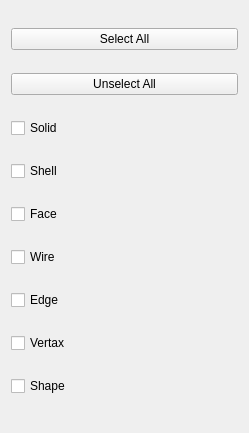
<?xml version="1.0" encoding="UTF-8"?>
<ui version="4.0">
 <class>SelectModeWidgetUI</class>
 <widget class="QWidget" name="SelectModeWidgetUI">
  <property name="geometry">
   <rect>
    <x>0</x>
    <y>0</y>
    <width>249</width>
    <height>433</height>
   </rect>
  </property>
  <property name="windowTitle">
   <string>QtWidgetsClass</string>
  </property>
  <layout class="QGridLayout" name="gridLayout">
   <item row="0" column="0">
    <widget class="QPushButton" name="pb_selectall">
     <property name="text">
      <string>Select All</string>
     </property>
    </widget>
   </item>
   <item row="1" column="0">
    <widget class="QPushButton" name="pb_unselectall">
     <property name="text">
      <string>Unselect All</string>
     </property>
    </widget>
   </item>
   <item row="2" column="0">
    <widget class="QCheckBox" name="cb_solid">
     <property name="text">
      <string>Solid</string>
     </property>
    </widget>
   </item>
   <item row="3" column="0">
    <widget class="QCheckBox" name="cb_shell">
     <property name="text">
      <string>Shell</string>
     </property>
    </widget>
   </item>
   <item row="4" column="0">
    <widget class="QCheckBox" name="cb_face">
     <property name="text">
      <string>Face</string>
     </property>
    </widget>
   </item>
   <item row="5" column="0">
    <widget class="QCheckBox" name="cb_wire">
     <property name="text">
      <string>Wire</string>
     </property>
    </widget>
   </item>
   <item row="6" column="0">
    <widget class="QCheckBox" name="cb_edge">
     <property name="text">
      <string>Edge</string>
     </property>
    </widget>
   </item>
   <item row="7" column="0">
    <widget class="QCheckBox" name="cb_vertax">
     <property name="text">
      <string>Vertax</string>
     </property>
    </widget>
   </item>
   <item row="8" column="0">
    <widget class="QCheckBox" name="cb_shape">
     <property name="text">
      <string>Shape</string>
     </property>
    </widget>
   </item>
  </layout>
 </widget>
 <layoutdefault spacing="6" margin="11"/>
 <resources/>
 <connections/>
</ui>
